Frame 1 (no input): blank canvas, image omitted
Frame 60 (no input): blank canvas, image omitted
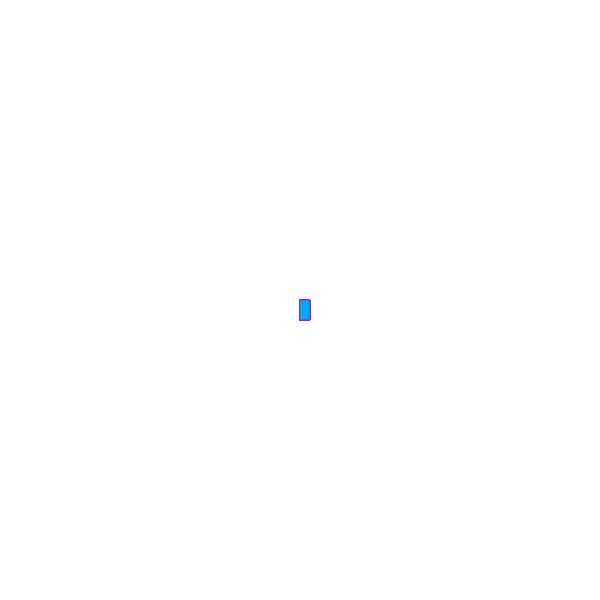
Frame 120 (the mouse pressed at the canvas centre since frame 60)

The p5.js sketch whose frames 1 and 60 were blank and that drew this single picture after the mouse press (run headless with seeded random() and noise() and a simulated clock; from frame 60 on, the mouse is pressed at the canvas centre):

// p5.js sketch
// ── sketch.js
function setup() {
    createCanvas(600, 600);
    background("white");
  }
  
  function draw() {
    stroke("#9C27B0");
    fill("#03A9F4");
    
    console.log(mouseIsPressed);
    
    if(mouseIsPressed) {
      rect(mouseX, mouseY, 10, 20);
    }
  }
  
